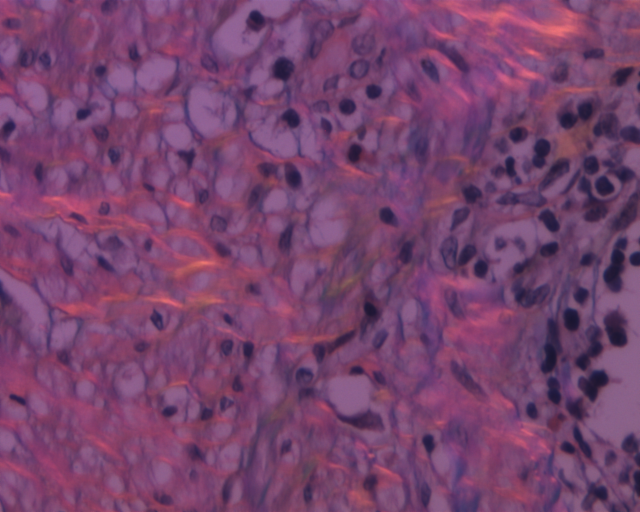
#> input picture data-sample/-5/1-5.tif, 1280 x 1024 px, given as the content of the folder data-sample/-5/+5, which was not available (shown at 1/2 size)
$ jupyter execute ppm-process.ipynb
#> lines starting #> are read from the running program, lines starting #| are printed output that depends on the picture; pictures that were not available may be replaced by others from this repository, and a replacement may not be noted
### utils.py
import numpy as np
from skimage.util.shape import view_as_windows

def estimate_background(img, preset_indices=None, window_shape=(16, 16, 3), step=4):
    img_windows = view_as_windows(img, window_shape, step)
    img_windows_flat = np.reshape(img_windows, (img_windows.shape[0]*img_windows.shape[1], img_windows.shape[3], img_windows.shape[4],  img_windows.shape[5]))
    if preset_indices is None:
        s_windows = np.sum(img_windows_flat, axis=(1, 2, 3))
        indices = np.argsort(s_windows) # ascending
        a = int(img_windows_flat.shape[0]*0.0001)
        low_indices = indices[-a:]
    else:
        low_indices = preset_indices
    low_patches = img_windows_flat[low_indices]
    bg_mean = np.mean(low_patches, axis=(0, 1, 2))
    return bg_mean, low_indices

### ppm-process.ipynb
[cell 1]
import numpy as np
from skimage.util.shape import view_as_windows
from skimage import io, color, img_as_float, img_as_ubyte,exposure
import glob, os
import matplotlib.pyplot as plt
import tkinter
from tkinter.filedialog import askdirectory
from utils import estimate_background
import matplotlib.pyplot as plt
from PIL import Image

[cell 2]
### set path
root = tkinter.Tk()
dirname = askdirectory(parent=root, initialdir=os.getcwd(),
                                    title='Please select a directory')
#> the answer given: data-sample/-5
dataset_base = dirname
bg_path = os.path.join(dataset_base, 'bg')
pos_path = os.path.join(dataset_base, '+5')
neg_path = os.path.join(dataset_base, '-5')
bf_path = os.path.join(dataset_base, 'bf')
result_path = os.path.join(dataset_base, 'results')
os.makedirs(result_path, exist_ok=True)
if not os.path.exists(pos_path) and os.path.exists(neg_path):
    print('Negative or positive image folders not found')
root.destroy()
file_pos = [os.path.join(pos_path, f) for f in os.listdir(pos_path)]
file_pos.sort()
file_neg = [os.path.join(neg_path, f) for f in os.listdir(neg_path)]
file_neg.sort()
file_bf = [os.path.join(bf_path, f) for f in os.listdir(bf_path)]
file_bf.sort()
if len(file_neg)==0 or len(file_pos)==0 or len(file_neg)!=len(file_pos):
    print('Negative or positive images not matched')

[cell 3]
for i in range(0, len(file_pos)):
    img_name = os.path.basename(file_pos[i]).split('.')[0]
    print(img_name)
    if os.path.exists(bg_path):
        img_pos = img_as_float(io.imread(os.path.join(bg_path, 'b+5.tif')))
        img_neg = img_as_float(io.imread(os.path.join(bg_path, 'b-5.tif')))
    else:
        img_pos = img_as_float(io.imread(file_pos[i]))
        img_neg = img_as_float(io.imread(file_neg[i]))
    pos_v = np.concatenate(img_pos).sum()
#> pos_v = 1521746.7
    neg_v = np.concatenate(img_neg).sum()
#> neg_v = 1521746.7
    if pos_v > neg_v:
        bg_pos_mean, indices = estimate_background(img_pos)
        bg_neg_mean, _ = estimate_background(img_neg, preset_indices=indices)
    else:
        bg_neg_mean, indices = estimate_background(img_neg)
#> in estimate_background, `low_indices = indices[-a:]`: low_indices = [4396, 4714, 4400, 4397, 4399, 4715, 4716, 4398]
#> in estimate_background, `bg_mean = np.mean(low_patches, axis=(0, 1, 2))`: bg_mean = [0.879, 0.423, 0.471]
#> bg_neg_mean = [0.879, 0.423, 0.471]; indices = [4396, 4714, 4400, 4397, 4399, 4715, 4716, 4398]
        bg_pos_mean, _ = estimate_background(img_pos, preset_indices=indices)
#> bg_pos_mean = [0.879, 0.423, 0.471]
    bg_pos_max = np.max(bg_pos_mean)
#> bg_pos_max = 0.879
    bg_neg_max = np.max(bg_neg_mean)
#> bg_neg_max = 0.879
    a_pos = max(bg_pos_max, bg_neg_max) / bg_pos_max
#> a_pos = 1
    a_neg = max(bg_pos_max, bg_neg_max) / bg_neg_max
#> a_neg = 1
    bg_pos_mean = bg_pos_max / bg_pos_mean
#> bg_pos_mean = [1, 2.08, 1.86]
    bg_neg_mean = bg_neg_max / bg_neg_mean
#> bg_neg_mean = [1, 2.08, 1.86]
    cor_img_pos = np.clip(img_pos * bg_pos_mean * a_pos, 0, 1)
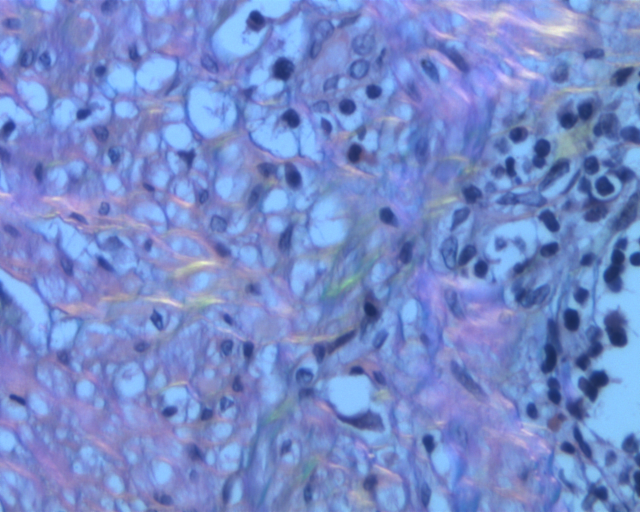
#> cor_img_pos: shape (1024, 1280, 3) float64 (shown at 1/2 size); mean R, G, B 0.465, 0.55, 0.802
    cor_img_neg = np.clip(img_neg * bg_neg_mean * a_neg, 0, 1)
    pos_c_v = np.concatenate(img_pos).mean()
#> pos_c_v = 0.387
    neg_c_v = np.concatenate(img_neg).mean()
#> neg_c_v = 0.387
    if neg_c_v > pos_c_v:
        pos_neg = exposure.rescale_intensity(np.clip(cor_img_pos - cor_img_neg, 0, 1), in_range=(0.05, 0.5), out_range=(0, 1))
        neg_pos = exposure.rescale_intensity(np.clip(cor_img_neg - cor_img_pos, 0, 1), in_range=(0.05, 0.5), out_range=(0, 1))
    else:
        neg_pos = exposure.rescale_intensity(np.clip(cor_img_neg - cor_img_pos, 0, 1), in_range=(0.05, 0.5), out_range=(0, 1))
#> neg_pos: shape (1024, 1280, 3) float64; every value is 0
        pos_neg = exposure.rescale_intensity(np.clip(cor_img_pos - cor_img_neg, 0, 1), in_range=(0.05, 0.5), out_range=(0, 1))
    result_img = np.clip(pos_neg+neg_pos, 0, 1)
    io.imsave(os.path.join(result_path, img_name+'-5'+'.tif'), img_as_ubyte(neg_pos))
    io.imsave(os.path.join(result_path, img_name+'+5'+'.tif'), img_as_ubyte(pos_neg))
    io.imsave(os.path.join(result_path, img_name+'_result'+'.tif'), img_as_ubyte(result_img))
    print('Result saved for: '+ img_name)
    io.imsave(os.path.join(result_path, img_name+'_color.tif'), img_as_ubyte(result_img))
    gray = np.amax(result_img, 2)
#> gray: shape (1024, 1280) float64; every value is 0
    io.imsave(os.path.join(result_path, img_name+'_gray.tif'), img_as_ubyte(gray))
    try:
        bf_img = img_as_float(io.imread(file_bf[i]))
        green = np.zeros(bf_img.shape)
        green[:, :, 1] = gray
        overlay = np.clip(bf_img + green, 0, 1)
        io.imsave(os.path.join(result_path, img_name+'_overlay.tif'), img_as_ubyte(overlay))
        plt.figure(figsize=(40, 20))
        ax1 = plt.subplot(211)
        ax1.set_title("Result image")
        plt.imshow(result_img)
        plt.axis('off')
        ax2 = plt.subplot(212)
        ax2.set_title("Overlay image")
        plt.imshow(overlay)
        plt.axis('off')
        plt.show()
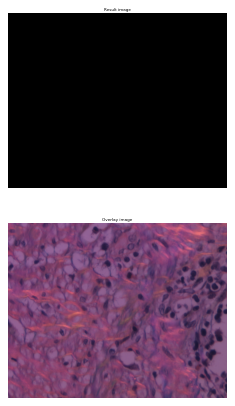
#> figure drawn by matplotlib, 2 panels
    except:
        plt.figure(figsize=(40, 20))
        ax1 = plt.subplot(211)
        ax1.set_title("Result image")
        plt.imshow(result_img)
        plt.axis('off')
        print("Brighfield image not provided!")
        pass

$ run again, on data-sample/+5/1+5.tif
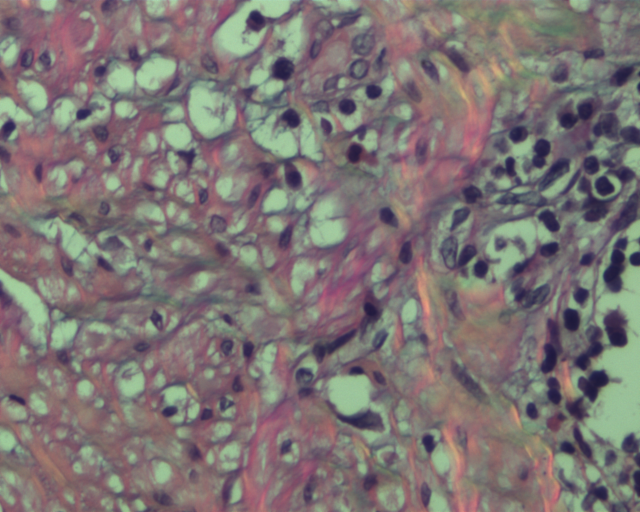
#> input picture data-sample/+5/1+5.tif, 1280 x 1024 px, found by its file name (shown at 1/2 size)
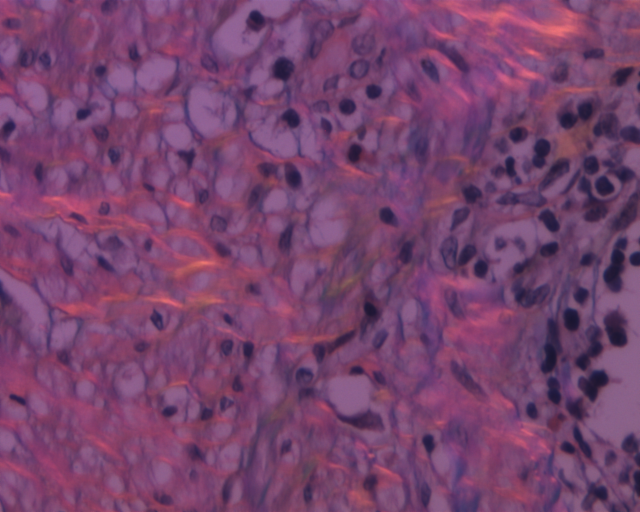
#> input picture data-sample/-5/1-5.tif, 1280 x 1024 px, found by its file name (shown at 1/2 size)
#> pos_v = 1836791.7
#> neg_v = 1521746.7
#> low_indices = [12116, 5501, 11799, 134, 136, 135, 137, 138]
#> bg_mean = [0.663, 0.82, 0.654]
#> `bg_pos_mean, indices = estimate_background(img_pos)`: indices = [12116, 5501, 11799, 134, 136, 135, 137, 138]
#> `bg_neg_mean, _ = estimate_background(img_neg, preset_indices=indices)`: bg_neg_mean = [0.573, 0.39, 0.59]
#> bg_pos_max = 0.82
#> bg_neg_max = 0.59
#> a_pos = 1
#> a_neg = 1.39
#> `bg_pos_mean = bg_pos_max / bg_pos_mean`: bg_pos_mean = [1.24, 1, 1.25]
#> `bg_neg_mean = bg_neg_max / bg_neg_mean`: bg_neg_mean = [1.03, 1.52, 1]
#> pos_c_v = 0.467
#> neg_c_v = 0.387
#> `overlay = np.clip(bf_img + green, 0, 1)`:
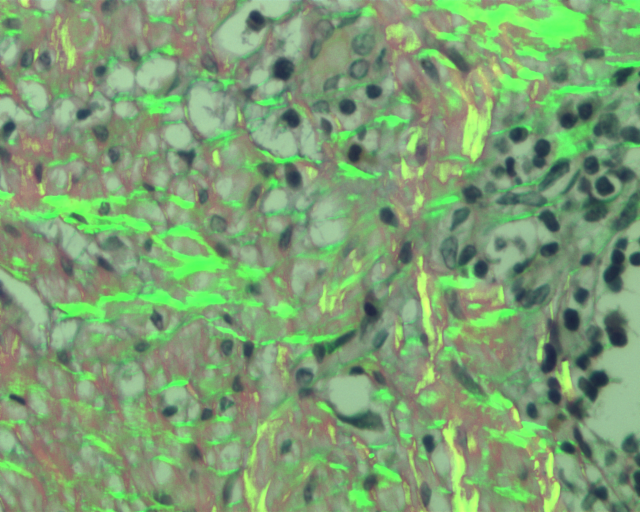
#> overlay: shape (1024, 1280, 3) float64 (shown at 1/2 size); mean R, G, B 0.49, 0.622, 0.453
